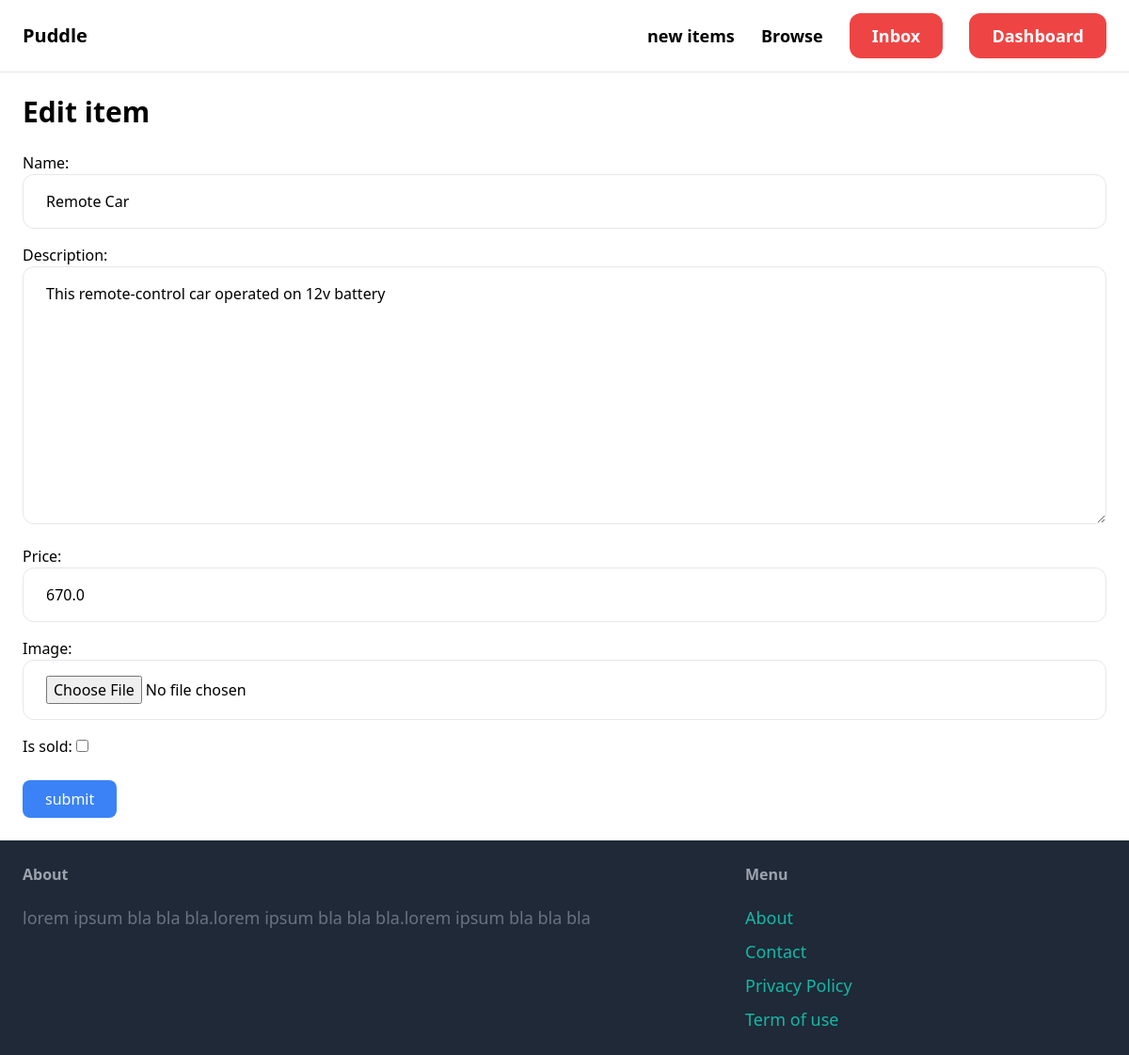
The page /items/1/edit/ (signed in) on the database its author committed.
### item/models.py (models this page shows)
class Item(models.Model):
    Category=models.ForeignKey(Category,related_name='item',on_delete=models.CASCADE)
    name=models.CharField(max_length=255)
    description=models.TextField(blank=True,null=True)
    price=models.FloatField()
    image=models.ImageField(upload_to='items_images',blank=True,null=True)
    is_sold=models.BooleanField(default=False)
    created_by=models.ForeignKey(User,related_name='item',on_delete=models.CASCADE)
    created_at=models.DateTimeField(auto_now_add=True)

### item/views.py (the view)
@login_required
def edit(request,pk):
    item=get_object_or_404(Item,pk=pk,created_by=request.user)
    if request.method=='POST':
        form=EditItemForm(request.POST,request.FILES,instance=item)
        if form.is_valid():
            item.save()
            return redirect('item:detail', pk=item.id)
    else:
        form=EditItemForm(instance=item)
    return render(request,'item/form.html',{
        'form':form,
        'title':'Edit item',
    })

### item/forms.py
class EditItemForm(forms.ModelForm):
    class Meta:
        model=Item
        fields=('name','description','price','image','is_sold')
        widgets={
            'name':forms.TextInput(attrs={
                'class':INPUT_CLASSES
        }),
            'description':forms.Textarea(attrs={
                'class':INPUT_CLASSES
        }),
            'price':forms.TextInput(attrs={
                'class':INPUT_CLASSES
        }),
            'image':forms.FileInput(attrs={
                'class':INPUT_CLASSES
        }),
        }

### item/templates/item/form.html (shortened to what this page needs)
{% extends 'core/base.html' %}
{%block content%}
<h1 class="text-3xl font-semibold mb-6">{{title}}</h1>
<form method="post" class="space-y-6" action="" enctype="multipart/form-data">
    <div class="space-y-4" >
        {{ form.as_p }}
    </div>
    <button type="submit" class="mt-6 px-6 py-2 bg-blue-500 text-white rounded-lg">submit</button>
</form>
{%endblock%}

### rows shown on the page
Item: name "Remote Car", description "This remote-control car operated on 12v battery", price "670.0"

### other values the page prints
{{ title }} "Edit item"
